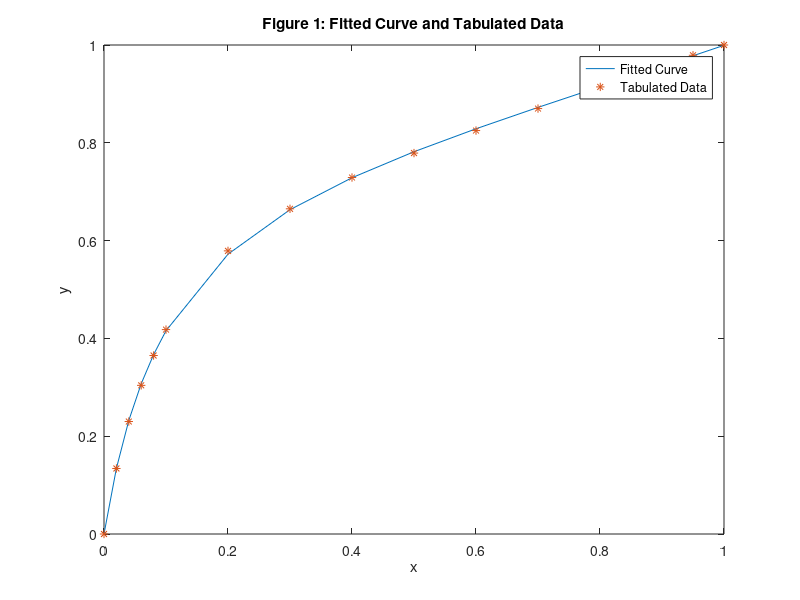
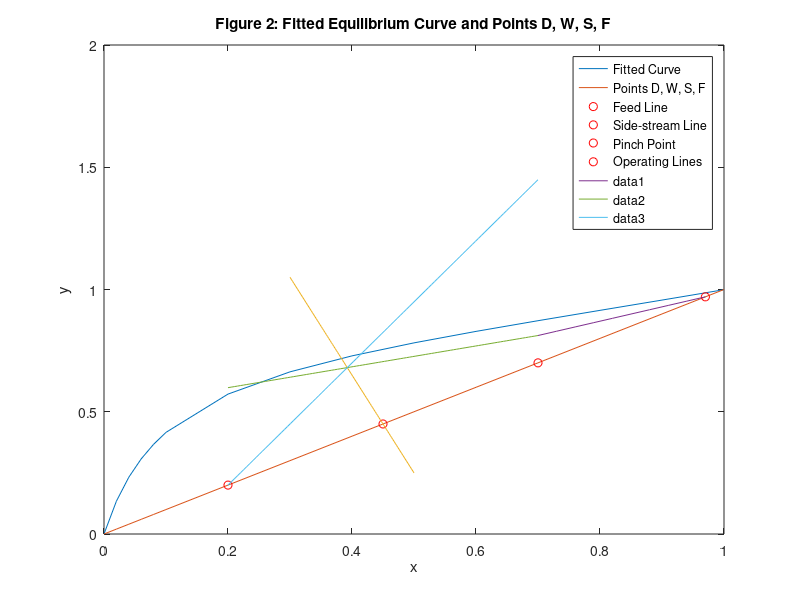

Recreate these plots in MATLAB, in order.
clc
clear all


% Define data
x_given = [0 0.02 0.04 0.06 0.08 0.10 0.20 0.30 0.40 0.50 0.60 0.70 0.80 0.90 0.95 1.0];
y_given = [0 0.134 0.23 0.304 0.365 0.418 0.579 0.665 0.729 0.779 0.825 0.87 0.915 0.958 0.979 1];

% Initial guess for parameters
init_params = [1 2 1];

% Define function for curve fitting
fit_func = @(params, x) (params(1).*x)./(1 + params(2).*x + params(3).*x.^2);

% Perform curve fitting
fit_params = lsqcurvefit(fit_func, init_params, x_given, y_given);

% Calculate fitted y values
y_fitted = (fit_params(1).*x_given)./(1 + fit_params(2).*x_given + fit_params(3).*x_given.^2);

% Plot fitted curve and original data
figure
plot(x_given, y_fitted)
hold on
plot(x_given, y_given, '*')
title('Figure 1: Fitted Curve and Tabulated Data');
xlabel('x');
ylabel('y');
legend('Fitted Curve', 'Tabulated Data');


% Define system parameters
z = 0.45;
F = 500;
q = 0.8;
xD = 0.97;
xW = 0.2;
side_rate = 50;
x_side_rate = 0.70;
q_s = 1;

% Calculate distillate and bottom product rates
D = (F*z - F*xW - side_rate*x_side_rate + side_rate*xW) / (xD - xW);
W = F - D - side_rate;

% Calculate feed line
x_feed_line = linspace(0.3, 0.5, 100);
y_feed_line = x_feed_line * (q / (q - 1)) - z / (q - 1);

% Plot equilibrium curve, feed line, and points
figure
plot(x_given, y_fitted)
hold on
plot(x_given, x_given)
plot(xD, xD, 'ro')
plot(xW, xW, 'ro')
plot(z, z, 'ro')
plot(x_side_rate, x_side_rate, 'ro')
plot(x_feed_line, y_feed_line,'-')


title('Figure 2: Fitted Equilibrium Curve and Points D, W, S, F');
xlabel('x');
ylabel('y');

legend('Fitted Curve', 'Points D, W, S, F', 'Feed Line', 'Side-stream Line', 'Pinch Point', 'Operating Lines');

% Calculate intersection point
y_intersect = (fit_params(1).*x_side_rate)./(1 + fit_params(2).*x_side_rate + fit_params(3).*x_side_rate.^2);

% Calculate minimum and actual reflux ratios
slope = (xD - y_intersect) / (xD - x_side_rate);
min_reflux_ratio = slope / (1 - slope);
actual_reflux_ratio = 2.5 * min_reflux_ratio;

% Calculate operating lines and plot
Vap_flow_1 = (actual_reflux_ratio + 1) * D;
Liq_flow_1 = actual_reflux_ratio * D;
x_val = linspace(0.97, 0.7, 10);
y_val = (Liq_flow_1 / Vap_flow_1) * x_val + xD / (actual_reflux_ratio + 1);
plot(x_val, y_val)

%% Line 2
x_val1 = linspace(0.2, 0.7, 100);
y_val1 = ((Liq_flow_1 - side_rate) / Vap_flow_1) * x_val1 + (xD * D + side_rate * x_side_rate) / Vap_flow_1;
plot(x_val1, y_val1)

%% Line 3
Liq_flow_3 = F * q + Liq_flow_1 - side_rate;
Vap_flow_3 = (q - 1) * F + Vap_flow_1;
y_val2 = (Liq_flow_3 / Vap_flow_3) * x_val1 - W * xW / Vap_flow_3;
plot(x_val1, y_val2)




% McCabe-Thiele construction



% % Define parameters for McCabe-Thiele construction
% slope_r = min_reflux_ratio/(1+min_reflux_ratio);
% m = slope_op_II;
% l_bar = slope_op_III;
% 
% x_int_1 = x_side_rate;
% y_int_1 = slope_r * x_side_rate / (slope_r + 1) + xD / (slope_r + 1);
% x_int_2 = 0.3958;
% y_int_2 = l_bar * x_int_2 / (l_bar - W) - W * xW / (l_bar - W);
% 
% % Perform McCabe-Thiele construction for Section I
% X_1 = xD;
% xD = xD;
% nt = -1;
% 
% while (xD >= x_int_1)
%     X_old = xD;
%     Y_old = xD;
%     xD = y_int_1 + (xD - x_int_1) * slope_r;
%     X_1 = fsolve(@(X) xD - fit_func(fit_params, X), 0);
%     nt = nt + 1;
%     line([X_old X_old], [Y_old xD]);
%     line([X_old X_1], [xD xD]);
% end
% 
% % Perform McCabe-Thiele construction for Section II
% while (X_1 >= x_int_2)
%     X_old = X_1;
%     Y_old = xD;
%     xD = y_int_2 + (X_1 - x_int_2) * slope_2;
%     X_1 = fsolve(@(X) xD - fit_func(fit_params, X), 0);
%     nt = nt + 1;
%     line([X_old X_old], [Y_old xD]);
%     line([X_old X_1], [xD xD]);
% end
% 
% % Perform McCabe-Thiele construction for Section III
% while (X_1 >= xW)
%     X_old = X_1;
%     Y_old = xD;
%     xD = y_int_2 + (X_1 - x_int_2) * slope_3;
%     X_1 = fsolve(@(X) xD - fit_func(fit_params, X), 0);
%     nt = nt + 1;
%     line([X_old X_old], [Y_old xD]);
%     line([X_old X_1], [xD xD]);
% end



% Display results
fprintf('Minimum reflux ratio: %.2f\n', min_reflux_ratio);
fprintf('Actual reflux ratio: %.2f\n', actual_reflux_ratio);
fprintf('Pinch Point: %d\n', slope);
